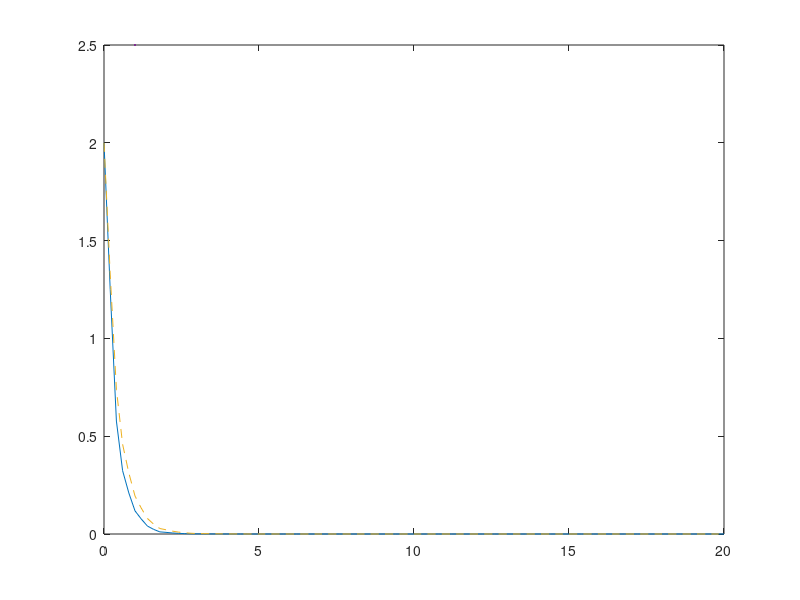

Write MATLAB code to recreate this figure. (Note: this script raises an error after producing the figure.)
% MATH 512 Proj 4
clear all
close all
%% 4a
% define parameters
T = 20;
mu = -2;
sigma = 0.2;
theta = 0.2;
N = 100;
dt = T/N;

% simulate results
X_sim = zeros(N+1,1);
X_sim(1) = 2;
a = zeros(T,1);
for i = 1:N
    a(i) = randn;
    X_sim(i+1) = (X_sim(i)+(1-theta)*dt*mu*X_sim(i)+sqrt(dt)*a(i)*sigma*X_sim(i))/(1-theta*dt*mu);
end

figure(1)
plot(0:dt:T,X_sim,LineWidth=2.5)
hold on
%% 4b
% compute the analytical solution
X_ana = zeros(N+1,1);
X_ana(1) = 2;
for i=1:N
    X_ana(i+1) = X_ana(i)*exp((mu-1/2*sigma^2)*dt+sigma*sqrt(dt)*a(i));
end

plot(0:dt:T,X_ana,'--',LineWidth=2.5)
title('Implicit Method solution V.S. Analytical Solution',FontSize=15)
xlabel('t')
ylabel('X(t)')
legend('Implicit Method','Analytical Solution')
%% 4c
% to verify that the condition for mean square stability, we run multiple
% trials to see if X(t) converges

figure(2)
mu = -2;
sigma = 0.2;
T = 20;
N = 100;
dt = T/N;
n = 1000; % number of trials
Xend = zeros(n,1);
subplot(3,1,1)
for i =1:n
    X = SDEsol(2,mu,sigma,T,N);
    plot(0:dt:T,X)
    hold on
    Xend(i)=X(end);
end
title('Analytical Solution Simulation (sigma=0.2 mu=-2, mean square stable condition satisfied)')
xlabel('t')
ylabel('X(t)')
disp(mean(Xend.^2))

% mu = -1/2*sigma^2
mu = -0.02;
sigma = 0.2;

subplot(3,1,2)
for i =1:n
    X = SDEsol(2,mu,sigma,T,N);
    plot(0:dt:T,X)
    hold on
    Xend(i)=X(end);
end
title('Analytical Solution Simulation (sigma=0.2 mu=-0.02, mean square stable boundary value)')
xlabel('t')
ylabel('X(t)')
disp(mean(Xend.^2))

% mu>-1/2*sigma^2
mu = 0;
sigma = 0.2;

subplot(3,1,3)
for i =1:n
    X = SDEsol(2,mu,sigma,T,N);
    plot(0:dt:T,X)
    hold on
    Xend(i)=X(end);
end
title('Analytical Solution Simulation (sigma=0.2 mu=-0.01, mean square stable condition not satisfied)')
xlabel('t')
ylabel('X(t)')
disp(mean(Xend.^2))

%% 4d
% to verify mean square stability for implicit method

figure(3)
mu = -2;
sigma = 0.2;
T = 20;
dt = T/N;
Xend = zeros(n,1);
subplot(3,1,1)
for i =1:20
    X = implicitSDEsol(2,mu,sigma,theta,N,T);
    plot(0:dt:T,X)
    hold on
    Xend(i) = X(end);
end
title('Implicit Method Simulation 20 trials (dt=0.02, condition satisfied)')
xlabel('t')
ylabel('X(t)')

% dt = -2(mu+1/2*sigma^2)/((1-2theta)mu^2)
T = 165;
dt = T/N;
subplot(3,1,2)
for i =1:20
    X = implicitSDEsol(2,mu,sigma,theta,N,T);
    plot(0:dt:T,X)
    hold on
end
title('Implicit Method Simulation 20 trials (dt=1.65, condition boundary value)')
xlabel('t')
ylabel('X(t)')

% dt > -2(mu+1/2*sigma^2)/((1-2theta)mu^2)
T = 200;
dt = T/N;
subplot(3,1,3)
for i =1:20
    X = implicitSDEsol(2,mu,sigma,theta,N,T);
    plot(0:dt:T,X)
    hold on
end
title('Implicit Method Simulation 20 trials (dt=2, condition not satisfied)')
xlabel('t')
ylabel('X(t)')

%% 4e
% To verify asymptotic stability
figure(4)
mu = 0.01;
sigma = 0.2;
T = 4000;% let T goes to infinity while keeping the same step size
N = 20000;
dt = T/N;
n=100;
% record the end value of each simulation
Xend = zeros(n,1);
subplot(3,1,1)
for i =1:n
    X = SDEsol(2,mu,sigma,T,N);
    plot(0:dt:T,X)
    hold on
    Xend(i) = X(end);
end
title('Analytical Solution Simulation(sigma=0.2 mu=0.01, asymptotically stable condition satisfied)',FontSize=15)
xlabel('t')
ylabel('X(t)')
ylim([0 100])
disp(mean(Xend))

mu = 0.02;
sigma = 0.2;
Xend = zeros(20,1);
subplot(3,1,2)
for i =1:n
    X = SDEsol(2,mu,sigma,T,N);
    plot(0:dt:T,X)
    hold on
    Xend(i) = X(end);
end
title('Analytical Solution Simulation (sigma=0.2 mu=0.02, asymptotically stable condition boundary value)',FontSize=15)
xlabel('t')
ylabel('X(t)')
ylim([0 100])
disp(max(Xend))

mu = 0.03;
sigma = 0.2;
Xend = zeros(20,1);
subplot(3,1,3)
for i =1:n
    X = SDEsol(2,mu,sigma,T,N);
    plot(0:dt:T,X)
    hold on
    Xend(i) = X(end);
end
title('Analytical Solution Simulation (sigma=0.2 mu=0.03, asymptotically stable condition not satsfied)',FontSize=15)
xlabel('t')
ylabel('X(t)')
ylim([0 100])
disp(max(Xend))



